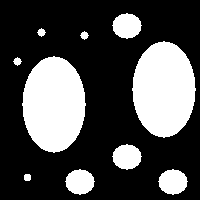
%> input picture MATLAB/BOGranulometry2D/images/granulometry.tif, 200 x 200 px
$ octave BOGranulometry2D_TEST.m   (GNU Octave 9; MATLAB toolbox functions it lacks are replaced by stand-ins)
%> lines starting %> are read from the running program, lines starting %| are printed output that depends on the picture; in (x1, y1, x2, y2) boxes, pixels count from 0 and x2, y2 are one past the last pixel; in counts of white or black regions, pixels touching at a corner belong together; the program's own positions count from 1
### MATLAB/BOGranulometry2D/BOGranulometryArea2D.m
function [A,N] = BOGranulometryArea2D(im,B)
%% Size Distribution Function
a = 1; r = 0; A = [];
while a>0
    se = strel('disk',r*B);
    im = imopen(im,se);
    a = sum(im(:));
    %if a>0
        A = [A a];
    %end
    r = r + 1;
end
N = r - 1;
%%
end

### BOGranulometry2D/BOGranulometry2D.m
function [E,H,A,p,N] = BOGranulometry2D(im,B)
%%  BOGranulometry2D - 2D granulometry measures
%
%   INPUT:
%       im      - binary image.
%       B       - size of the structuring element.
%
%   OUTPUT:
%       E       - size mean
%       H       - size entropy
%       A       - size distribution function
%       p       - size density function
%       N       - max size contained in an image
%
%   USAGE:
%       [E,H,A,p,N] = BOGranulometry2D(im,B);
%
%   AUTHOR:
%       Boguslaw Obara, http://boguslawobara.net/
%
%   VERSION:
%       0.1 - 25/06/2009 First implementation

%% Area - Size Distribution Function
[A,N] = BOGranulometryArea2D(im,B);
%% Size Density Function
p = BOGranulometrySDF2D(A,N);
%% Size Mean
E = BOGranulometrySizeMean2D(p,N);
%% Size Entropy
H = BOGranulometrySizeEntropy2D(p,N);
end

### MATLAB/BOGranulometry2D/BOGranulometrySDF2D.m
function p = BOGranulometrySDF2D(A,N)
%% Size Density Function
p = [];
for r=1:N
    p = [p  1/A(1)*(A(r)-A(r+1))];
end
end

### MATLAB/BOGranulometry2D/BOGranulometrySizeMean2D.m
function E = BOGranulometrySizeMean2D(p,N)
%% Size Mean
E = 0;
for r=1:N
    E = E + (r-1)*p(r);
end
end

### MATLAB/BOGranulometry2D/BOGranulometrySizeEntropy2D.m
function H = BOGranulometrySizeEntropy2D(p,N)
%% Size Mean
H = 0;
for r=1:N
    h = p(r)*log(p(r));
    if isnan(h); h = 0; end
    H = H + h;
end
H = - H;
end

### MATLAB/BOGranulometry2D/BOGranulometry2D_TEST.m
%% Clear ALL
clc; clear all; close all;
%% Read image
im = imread('./images/granulometry.tif');
%> im: size 200x200 logical; 29.9% white; 10 white regions, largest, box (x1, y1, x2, y2) and area: (132, 41, 196, 138) 4740, (22, 56, 86, 153) 4740, (112, 13, 142, 39) 570
%% Calculate its granulometry
B = 1;
[E,H,A,p,N] = BOGranulometry2D(im,B);
%> the loop in BOGranulometryArea2D, `while a>0` made 33 passes
%> a on passes 10 to 21: 11588, 11540, 11460, 11316, 9444, 9428, 9428, 9428, 9412, 9404, 9396, 9396
%> (a, A) on passes 1 to 6: (11952, 11952), (11952, [11952 11952]), (11888, [11952 11952 11888]), (11844, [11952 11952 11888 11844]), (11844, [11952 11952 11888 11844 11844]), (11684, [11952 11952 11888 11844 11844 11684])
%> pass 3, in BOGranulometryArea2D, `im = imopen(im,se);`:
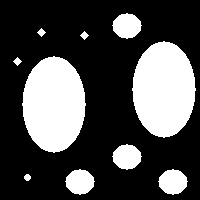
%> im: size 200x200 logical; 29.7% white; 10 white regions, largest, box (x1, y1, x2, y2) and area: (132, 41, 196, 138) 4740, (22, 56, 86, 153) 4740, (112, 13, 142, 39) 562
%> after the loop in BOGranulometryArea2D, `while a>0`: im: size 200x200 logical; every value is 0
%> after the loop in BOGranulometryArea2D, `while a>0`: A = 33 values, max 11952 at index 1, min 0 at index 33, mean 9828; r = 33
%> in BOGranulometryArea2D, `N = r - 1;`: N = 32
%> the loop in BOGranulometrySDF2D, `for r=1:N` made 32 passes
%> p on passes 1 to 10: 0, [0 0.00535], [0 0.00535 0.00368], [0 0.00535 0.00368 0], [0 0.00535 0.00368 0 0.0134], [0 0.00535 0.00368 0 0.0134 0], [0 0.00535 0.00368 0 0.0134 0 0.00134], [0 0.00535 0.00368 0 0.0134 0 0.00134 0], [0 0.00535 0.00368 0 0.0134 0 0.00134 0 0.00669], [0 0.00535 0.00368 0 0.0134 0 0.00134 0 0.00669 0.00402]
%> after the loop in BOGranulometrySDF2D, `for r=1:N`: p = 32 values, max 0.646 at index 32, min 0 at index 1, mean 0.0312
%> the loop in BOGranulometrySizeMean2D, `for r=1:N` made 32 passes
%> E on passes 1 to 12: 0, 0.00535, 0.0127, 0.0127, 0.0663, 0.0663, 0.0743, 0.0743, 0.128, 0.164, 0.231, 0.363
%> in BOGranulometry2D, `E = BOGranulometrySizeMean2D(p,N);`: E = 26.14
%> the loop in BOGranulometrySizeEntropy2D, `for r=1:N` made 32 passes
%> H on passes 1 to 12: 0, -0.028, -0.0486, -0.0486, -0.106, -0.106, -0.115, -0.115, -0.149, -0.171, -0.204, -0.258
%> in BOGranulometrySizeEntropy2D, `H = - H;`: H = 1.42
%> E = 26.14; H = 1.42; N = 32
%% Plot
figure; imagesc(im); colormap gray;
set(gca,'xtick',[]); set(gca,'ytick',[]); axis equal; axis tight;
figure; plot(0:N,A,'r-o');
title(['Granulometry: Size Mean = ' num2str(E) ' and Size Entropy = ' num2str(H)]);
xlabel('Size'); ylabel('Size Distribution Function');
%> after `ylabel('Size Distribution Function')`:
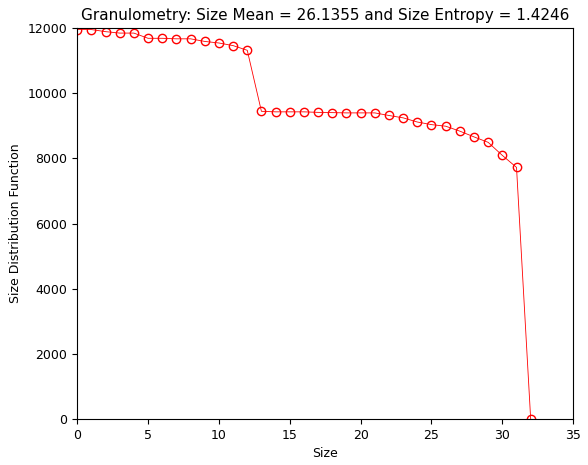
%> figure redrawn from the program's plot data; curve peaks at x = 0, y = 11952
